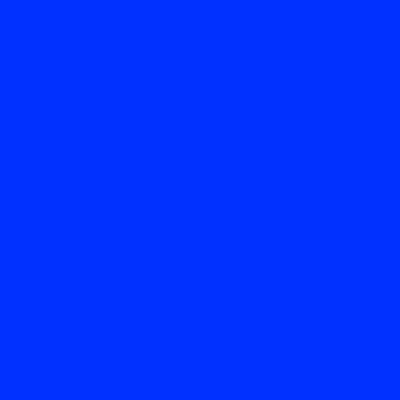
Frame 1 (no input)
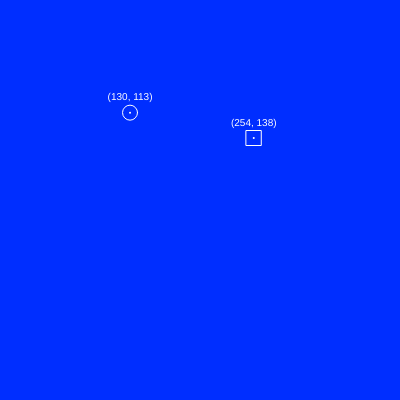
Frame 60 (no input)
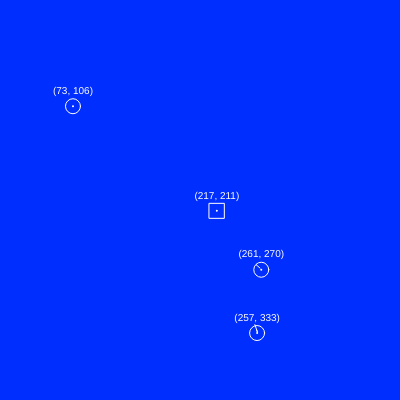
Frame 120 (the mouse pressed at the canvas centre since frame 60)

The p5.js sketch that drew these frames (run headless with seeded random() and noise() and a simulated clock; from frame 60 on, the mouse is pressed at the canvas centre):

// p5.js sketch
// ── sketch.js
let shapes = ['circle', 'triangle', 'square'];
let all_objects = [];
let size = 30; //set the buffer that will set the boundary for the figure so they don't overlap
//generate some arrays that will hold the later created objects
let anchors = [];
let points = [];
let connections = [];

//create Shape class that will create, move, and draw the figures
class Shape {
  constructor(x, y) {
    this.shape = random(shapes);
    //set fixed values for figures size so they look the same
    this.x = x;
    this.y = y;
    this.d = 15;
    this.s = 15;
    this.r = 15;
    //choose the acceleration value randomly (include negatives so it can move all directions)
    this.vx = random(-2,2);
    this.vy = random(-2,2);
  }
  
  //introduce a method that will check for overlapping
  overlapping() {
    for (let other of all_objects) {
      let d = dist(this.x, this.y, other.x, other.y);
      if (d < size) return true; //return true if the distance between the center of current figure and other figures that are already created is less than set buffer of 30px
    }
    return false;
  }
  
  //introduce a method that will move the figures around
  move() {
      //each time the method is called, x and y variable are moved by some random velocity that was generated in the constructor of the object
      this.x += this.vx;
      this.y += this.vy;
      //if the figure hit the wall, inverse the direction
      if (this.x-size < 0 || this.x+size > width) this.vx *= -1;
      if (this.y-size < 0 || this.y+size > height) this.vy *= -1;
  }
  
  //introduce the method for drawinf the figures
  draw_shape() {
    stroke(255);
    strokeWeight(1);
    noFill();
    this.move(); //move before drawing
    
    //draw the figure with x,y being the center of the figure
    if (this.shape === 'circle') {
      circle(this.x, this.y, this.d);
    } else if (this.shape === 'triangle') {
      let h = this.r*sqrt(3)/2
      triangle(this.x, this.y - h*2/3, this.x + 0.5 * this.r, this.y + h/3, this.x - 0.5 * this.r, this.y + h/3);
    } else {
      square(this.x, this.y, this.s);
    }
    
    strokeWeight(2);
    point(this.x,this.y); //draw the point in the center of the figure
    fill(255);
    noStroke();
    textSize(10);
    textAlign(CENTER);
    let coords = `(${round(this.x)}, ${round(this.y)})`; //f-string of rounded coordinates of the figure
    text(coords, this.x, this.y - 15); //display the coordinates on top of the figure 
  }
}



function setup() {
  createCanvas(400, 400);
  frameRate(30);
  
  //set CENTER as mode so it's easier to create figures with inside dots and text aligned exactly at the center
  rectMode(CENTER);
  ellipseMode(CENTER);
  textAlign(CENTER, CENTER);
}

function draw() {
  background('rgb(0,46,255)');

  //add new shapes every 30 frames until we have 16 of them
  if (frameCount % 30 === 0 && all_objects.length < 16) {
    let candidate = new Shape(random(size, width - size), random(size, height - size)); //boundary of the figure so it doesn't generate off-border
    
    if (!candidate.overlapping()) {
      all_objects.push(candidate); //add to the array if no overlapping found
      
      //update the slices: random 10 objects are on the anchors and other 10 are on the control lines
      let half = floor(all_objects.length / 2);
      points = all_objects.slice(0, half);
      anchors = all_objects.slice(half);
      
      let connIndex = 0; //track which connection is about to be updated
      
      for (let c = 0; c < points.length - 1; c += 2) {
        if (anchors[c+1]) { 
           
           //check if current figure is in the connection with other one already
           if (connections[connIndex]) {
             //change the shape it points to but do not reset the progress of drawing the bezier
             connections[connIndex].a0 = anchors[c];
             connections[connIndex].p0 = points[c];
             connections[connIndex].p1 = points[c+1];
             connections[connIndex].a1 = anchors[c+1];
           } else {
             //else create a new one with progress of drawinf t being set to 0
             connections.push({
               a0: anchors[c], 
               p0: points[c], 
               p1: points[c+1], 
               a1: anchors[c+1], 
               t: 0
             });
           }
           connIndex++; //increment the index
        }
      }
    }
  }

  //draw connections between objects
  for (let c of connections) {
    // animate t from 0 to 1 
    // existing lines stay at 1 (fully drawn)
    c.t = min(c.t + 0.02, 1); 

    noFill();
    stroke(255);
    strokeWeight(1);

    beginShape();
    // draw the curve based on the current value of t
    //the loop will increment t, therefore moving (x,y) to the second enpoint, allowing a smooth animation
    for (let t = 0; t <= c.t; t += 0.02) {
      let x = bezierPoint(c.a0.x, c.p0.x, c.p1.x, c.a1.x, t); 
      let y = bezierPoint(c.a0.y, c.p0.y, c.p1.y, c.a1.y, t); //save coordinates of a segment of the curve being drawn
      vertex(x, y); //add x,y up to which the curve will be drawn
    }
    endShape();
    
    //do the same for the control lines: it also will be drawn slowly based on t
    let h1x = lerp(c.a0.x, c.p0.x, c.t);
    let h1y = lerp(c.a0.y, c.p0.y, c.t);
    line(c.a0.x, c.a0.y, h1x, h1y);

    let h2x = lerp(c.a1.x, c.p1.x, c.t);
    let h2y = lerp(c.a1.y, c.p1.y, c.t);
    line(c.a1.x, c.a1.y, h2x, h2y);
  }
  
  //draw shapes
  for (let obj of all_objects) {
    obj.draw_shape();
}
}
